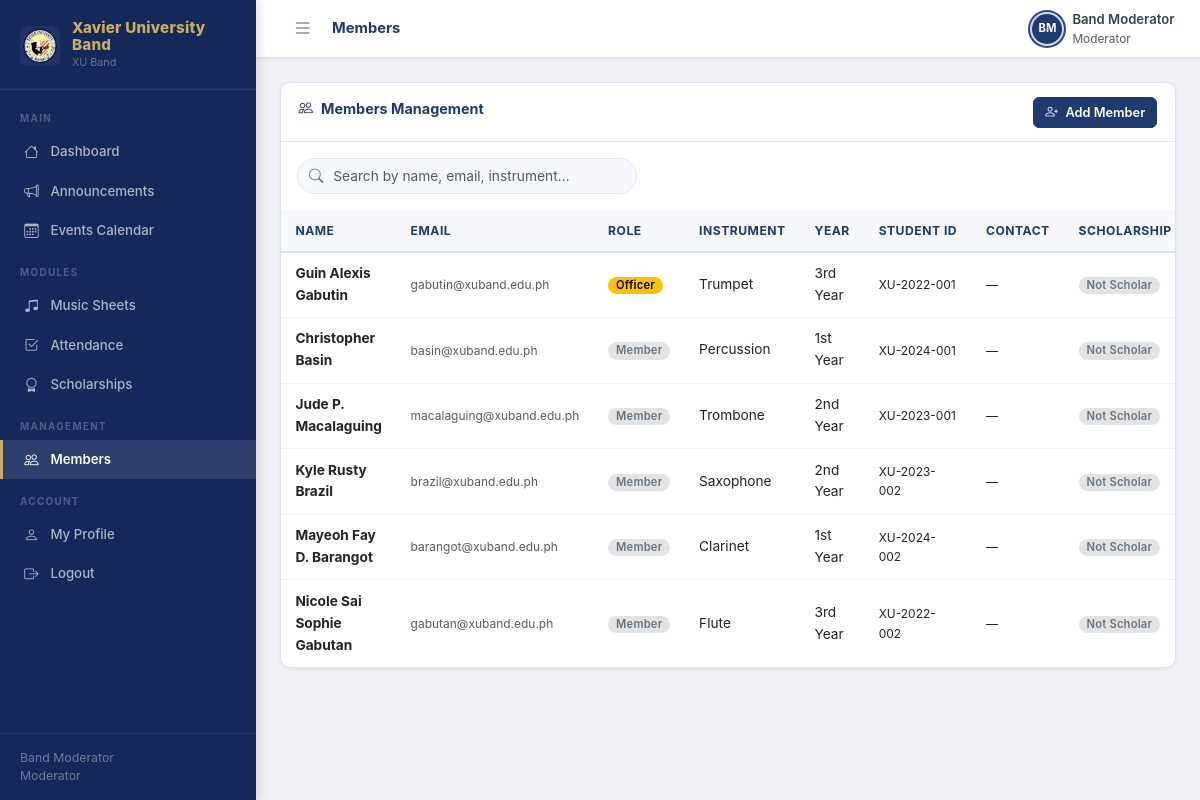
/members.php (signed in), run on the app's committed database.
### tables this page shows
CREATE TABLE IF NOT EXISTS users (
    id INT AUTO_INCREMENT PRIMARY KEY,
    name VARCHAR(100) NOT NULL,
    email VARCHAR(150) NOT NULL UNIQUE,
    password_hash VARCHAR(255) NOT NULL,
    role ENUM('moderator','officer','member') NOT NULL DEFAULT 'member',
    instrument VARCHAR(100) DEFAULT NULL,
    year_level VARCHAR(20) DEFAULT NULL,
    student_id VARCHAR(50) DEFAULT NULL,
    contact_number VARCHAR(20) DEFAULT NULL,
    status ENUM('active','inactive') NOT NULL DEFAULT 'active',
    profile_notes TEXT DEFAULT NULL,
    avatar_path VARCHAR(255) DEFAULT NULL,
    scholarship_status ENUM('Not Scholar','Half Scholar','Full Scholar') NOT NULL DEFAULT 'Not Scholar',
    created_at DATETIME NOT NULL DEFAULT CURRENT_TIMESTAMP,
    updated_at DATETIME NOT NULL DEFAULT CURRENT_TIMESTAMP ON UPDATE CURRENT_TIMESTAMP
);

### includes/db.php (called while the page is built, shortened)
<?php
function getDB(): PDO {
    static $pdo = null;
    if ($pdo === null) {
        $host = DB_HOST === 'localhost' ? '127.0.0.1' : DB_HOST;
        $dsn = 'mysql:host=' . $host . ';port=' . DB_PORT . ';dbname=' . DB_NAME . ';charset=utf8mb4';
        try {
            $pdo = new PDO($dsn, DB_USER, DB_PASS, [
                PDO::ATTR_ERRMODE            => PDO::ERRMODE_EXCEPTION,
                PDO::ATTR_DEFAULT_FETCH_MODE => PDO::FETCH_ASSOC,
                PDO::ATTR_EMULATE_PREPARES   => false,
                PDO::ATTR_TIMEOUT            => 10,
            ]);
        } catch (PDOException $e) {
            http_response_code(500);
            die(json_encode(['error' => 'Database connection failed: ' . $e->getMessage()]));
        }
    }
    return $pdo;
}
function dbQuery(string $sql, array $params = []): array {
    $stmt = getDB()->prepare($sql);
    $stmt->execute($params);
    return $stmt->fetchAll();
}

### public/members.php (the view, shortened to what this page needs)
<?php
require_once __DIR__ . '/../includes/auth.php';
require_once __DIR__ . '/../includes/db.php';
require_once __DIR__ . '/../includes/helpers.php';
require_once __DIR__ . '/../includes/layout.php';
$members = dbQuery('SELECT u.*, COALESCE(ps.total_points,0) AS penalty_points
    FROM users u
    LEFT JOIN penalty_summary ps ON ps.user_id = u.id
    WHERE u.role != "moderator"
    ORDER BY u.role ASC, u.name ASC');
?>
<div class="card">
  <div class="card-header d-flex justify-content-between align-items-center">
    <span class="card-title"><i class="bi bi-people me-2"></i>Members Management</span>
    <button class="btn btn-primary btn-sm" onclick="openModal('xumodalAdd')">
      <i class="bi bi-person-plus me-1"></i> Add Member
    </button>
  </div>
  <div class="card-body py-3 px-3">
    <div class="search-bar-wrap">
      <span class="search-icon"><i class="bi bi-search"></i></span>
      <input id="tableSearch" type="search" class="form-control search-input" placeholder="Search by name, email, instrument…">
    </div>
  </div>
  <div class="table-wrap table-responsive" data-searchable>
    <table>
      <thead>
        <tr>
          <th>Name</th>
          <th>Email</th>
          <th>Role</th>
          <th>Instrument</th>
          <th>Year</th>
          <th>Student ID</th>
          <th>Contact</th>
          <th>Scholarship</th>
        </tr>
      </thead>
      <tbody>
        <?php foreach ($members as $m): ?>
        <tr>
          <td><strong><?= h($m['name']) ?></strong></td>
          <td class="small text-muted"><?= h($m['email']) ?></td>
          <td><?= roleBadge($m['role']) ?></td>
          <td><?= h($m['instrument'] ?: '—') ?></td>
          <td><?= h($m['year_level'] ?: '—') ?></td>
          <td class="small"><?= h($m['student_id'] ?: '—') ?></td>
          <td class="small"><?= h($m['contact_number'] ?: '—') ?></td>
          <td><?= scholarshipBadge($m['scholarship_status'] ?? 'Not Scholar') ?></td>
        </tr>
        <?php endforeach; ?>
      </tbody>
    </table>
  </div>
</div>

### includes/helpers.php (shortened to what this page needs)
<?php
function h(mixed $val): string {
    return htmlspecialchars((string)$val, ENT_QUOTES | ENT_HTML5, 'UTF-8');
}
function roleBadge(string $role): string {
    $map = [
        'moderator' => 'bg-primary text-white',
        'officer'   => 'text-bg-warning',
        'member'    => 'bg-secondary-subtle text-secondary',
    ];
    $cls = $map[$role] ?? 'bg-secondary-subtle text-secondary';
    return '<span class="badge ' . $cls . '">' . h(ucfirst($role)) . '</span>';
}
function scholarshipBadge(string $status): string {
    $map = [
        'Full Scholar' => 'bg-success-subtle text-success',
        'Half Scholar' => 'bg-warning-subtle text-warning',
        'Not Scholar'  => 'bg-secondary-subtle text-secondary',
    ];
    $cls = $map[$status] ?? 'bg-secondary-subtle text-secondary';
    return '<span class="badge rounded-pill ' . $cls . '">' . h($status) . '</span>';
}

### public/assets/css/style.css (style rules this page uses)
:root { --xu-navy: #1e3a6e; --xu-navy-dark: #14285a; --xu-navy-light: #2a4a85; --xu-gold: #a68c45; --xu-gold-lt: #c9ac65; --xu-bg: #f0f2f7; --xu-white: #ffffff; --xu-border: #dde1ea; --xu-text: #1a202c; --xu-muted: #64748b; --sidebar-w: 256px; --sidebar-w-collapsed: 64px; --topbar-h: 58px; --radius-sm: 6px; --radius-md: 10px; --radius-lg: 14px; --shadow-sm: 0 1px 4px rgba(0,0,0,.07); --shadow-md: 0 4px 16px rgba(0,0,0,.10); --shadow-lg: 0 8px 32px rgba(0,0,0,.14); }
*, *::before, *::after { box-sizing: border-box; }
body { background: var(--xu-bg); font-family: 'Inter', -apple-system, BlinkMacSystemFont, 'Segoe UI', sans-serif; font-size: .9rem; color: var(--xu-text); line-height: 1.6; }
.card { background: var(--xu-white); border: 1px solid var(--xu-border); border-radius: var(--radius-md); box-shadow: var(--shadow-sm); overflow: hidden; }
.card-header { background: var(--xu-white); border-bottom: 1px solid var(--xu-border); font-weight: 700; font-size: .88rem; padding: .85rem 1.1rem; display: flex; align-items: center; justify-content: space-between; flex-wrap: wrap; gap: .5rem; }
.card-body { padding: 1.1rem; }
.card-title { font-weight: 700; color: var(--xu-navy); font-size: .9rem; }
.table-wrap { overflow-x: auto; -webkit-overflow-scrolling: touch; }
.table-wrap table { width: 100%; border-collapse: collapse; font-size: .855rem; }
.table-wrap thead th { background: #f6f8fc; color: var(--xu-navy); font-weight: 700; font-size: .76rem; text-transform: uppercase; letter-spacing: .5px; border-bottom: 2px solid var(--xu-border); white-space: nowrap; padding: .65rem .9rem; }
.table-wrap tbody td { padding: .65rem .9rem; border-bottom: 1px solid #f1f3f8; vertical-align: middle; }
.table-wrap tbody tr:last-child td { border-bottom: none; }
.table-wrap tbody tr { transition: background .12s; }
.btn { border-radius: var(--radius-sm); font-weight: 600; font-size: .85rem; transition: all .15s; }
.btn-primary { background: var(--xu-navy); color: #fff; border-color: var(--xu-navy); }
.btn-sm { font-size: .8rem; padding: .3rem .7rem; }
.form-control, .form-select { border-radius: var(--radius-sm); border: 1px solid #d1d5db; font-size: .86rem; padding: .42rem .75rem; transition: border-color .15s, box-shadow .15s; }
.badge { font-weight: 600; font-size: .7rem; padding: 3px 8px; border-radius: 20px; letter-spacing: .2px; }
.search-bar-wrap { position: relative; max-width: 340px; }
.search-bar-wrap .search-icon { position: absolute; left: .75rem; top: 50%; transform: translateY(-50%); color: var(--xu-muted); font-size: .9rem; pointer-events: none; }
.search-bar-wrap .search-input { padding-left: 2.2rem; border-radius: 20px; background: #f6f8fc; border-color: #e2e6ee; }

### data on the page
users: name "Guin Alexis Gabutin", email "gabutin@xuband.edu.ph", role "Officer", instrument "Trumpet", year_level "3rd Year", student "XU-2022-001", contact_number "—", scholarship_status "Not Scholar"
users: name "Christopher Basin", email "basin@xuband.edu.ph", role "Member", instrument "Percussion", year_level "1st Year", student "XU-2024-001", contact_number "—", scholarship_status "Not Scholar"
users: name "Jude P. Macalaguing", email "macalaguing@xuband.edu.ph", role "Member", instrument "Trombone", year_level "2nd Year", student "XU-2023-001", contact_number "—", scholarship_status "Not Scholar"
users: name "Kyle Rusty Brazil", email "brazil@xuband.edu.ph", role "Member", instrument "Saxophone", year_level "2nd Year", student "XU-2023-002", contact_number "—", scholarship_status "Not Scholar"
users: name "Mayeoh Fay D. Barangot", email "barangot@xuband.edu.ph", role "Member", instrument "Clarinet", year_level "1st Year", student "XU-2024-002", contact_number "—", scholarship_status "Not Scholar"
users: name "Nicole Sai Sophie Gabutan", email "gabutan@xuband.edu.ph", role "Member", instrument "Flute", year_level "3rd Year", student "XU-2022-002", contact_number "—", scholarship_status "Not Scholar"

### other printed values
$user['name'] "Band Moderator"
$role "Moderator"
$title "Members"
$initials "BM"
